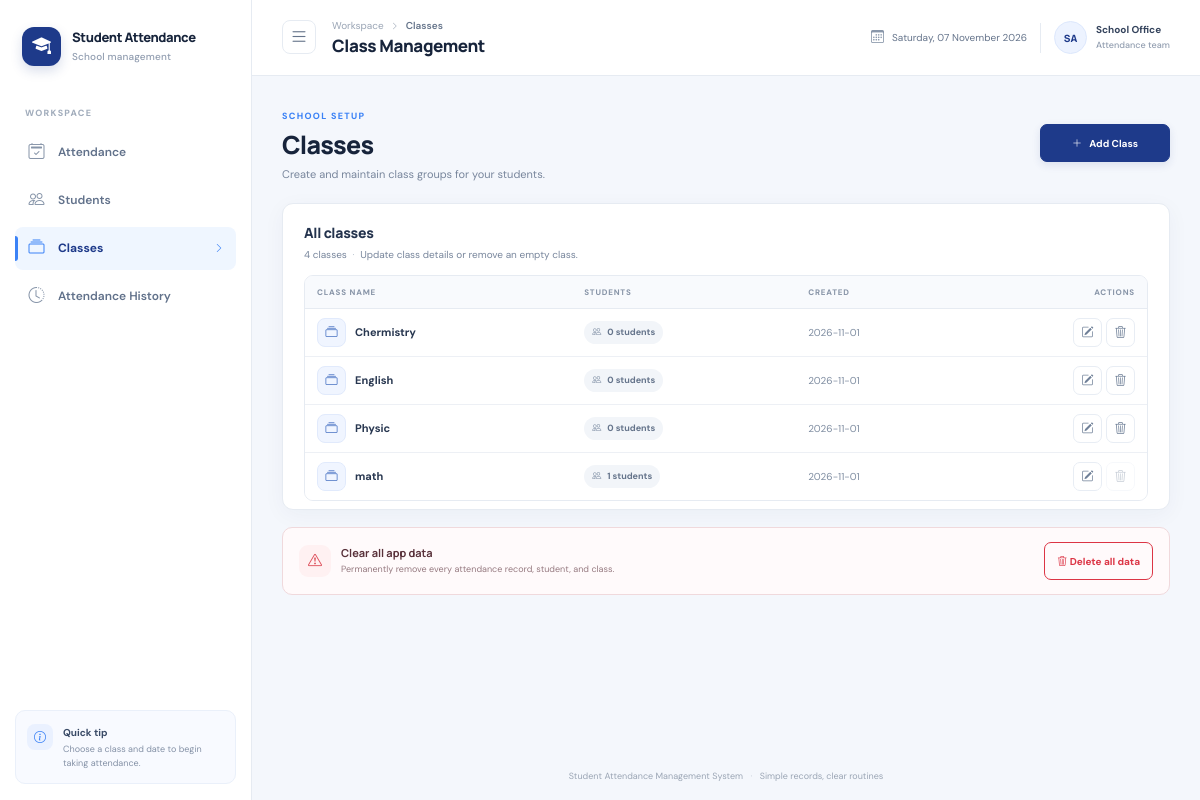
Page /classes on the committed database.
### tables this page shows
CREATE TABLE Classes (
    ClassID INTEGER PRIMARY KEY AUTOINCREMENT,
    ClassName TEXT NOT NULL UNIQUE CHECK (length(ClassName) <= 50),
    CreatedAt TEXT NOT NULL DEFAULT (datetime('now'))
);

### routes/classes.py (the view)
@classes_bp.get("/classes")
def index():
    classes = fetch_all("""SELECT c.ClassID, c.ClassName, c.CreatedAt,
        COUNT(s.StudentID) AS StudentCount FROM Classes c
        LEFT JOIN Students s ON s.ClassID=c.ClassID
        GROUP BY c.ClassID, c.ClassName, c.CreatedAt ORDER BY c.ClassName""")
    return render_template("classes.html", classes=classes)

### database.py (called while the page is built)
def _connect(path):
    connection = sqlite3.connect(path, timeout=10)
    connection.row_factory = sqlite3.Row
    connection.execute("PRAGMA foreign_keys = ON")
    return connection

@contextmanager
def get_connection():
    connection = _connect(current_app.config["DATABASE_PATH"])
    try:
        yield connection
        connection.commit()
    except Exception:
        connection.rollback()
        raise
    finally:
        connection.close()

def fetch_all(sql, params=()):
    if not isinstance(params, (tuple, list)):
        params = (params,)
    with get_connection() as connection:
        return [dict(row) for row in connection.execute(sql, params).fetchall()]

### templates/classes.html (shortened to what this page needs)
{% extends 'base.html' %}
{% block content %}
<section class="page-heading"><div><div class="eyebrow">SCHOOL SETUP</div><h2>Classes</h2><p>Create and maintain class groups for your students.</p></div><button class="btn btn-primary heading-action" data-bs-toggle="modal" data-bs-target="#class-modal"><i class="bi bi-plus-lg"></i> Add Class</button></section>
<section class="panel list-panel"><div class="section-heading"><div><h3>All classes</h3><p>{{ classes|length }} class{{ '' if classes|length == 1 else 'es' }} <span class="muted-dot">·</span> Update class details or remove an empty class.</p></div></div>
{% if classes %}<div class="table-responsive table-shell"><table class="table align-middle data-table"><thead><tr><th>CLASS NAME</th><th>STUDENTS</th><th>CREATED</th><th class="text-end">ACTIONS</th></tr></thead><tbody>{% for c in classes %}<tr><td><div class="class-cell"><span class="class-avatar"><i class="bi bi-collection"></i></span><strong>{{ c.ClassName }}</strong></div></td><td><span class="count-chip"><i class="bi bi-people"></i>{{ c.StudentCount }} students</span></td><td class="date-cell">{{ c.CreatedAt[:10] if c.CreatedAt else '—' }}</td><td class="text-end action-cell"><button class="row-action" type="button" data-bs-toggle="modal" data-bs-target="#class-modal" data-mode="edit" data-name="{{ c.ClassName }}" data-action="{{ url_for('classes.edit', class_id=c.ClassID) }}" title="Edit class" aria-label="Edit {{ c.ClassName }}"><i class="bi bi-pencil-square"></i></button><form class="inline-form" method="post" action="{{ url_for('classes.delete', class_id=c.ClassID) }}" data-confirm="Delete {{ c.ClassName }}? Only classes without students can be deleted."><button class="row-action danger-action" type="submit" {% if c.StudentCount %}disabled title="Remove the students first"{% else %}title="Delete class"{% endif %} aria-label="Delete {{ c.ClassName }}"><i class="bi bi-trash3"></i></button></form></td></tr>{% endfor %}</tbody></table></div>{% endif %}</section>
<section class="danger-zone"><div class="danger-zone-copy"><span class="danger-icon"><i class="bi bi-exclamation-triangle"></i></span><div><h3>Clear all app data</h3><p>Permanently remove every attendance record, student, and class.</p></div></div><button class="btn btn-outline-danger" type="button" data-bs-toggle="modal" data-bs-target="#delete-all-modal"><i class="bi bi-trash3"></i> Delete all data</button></section>
{% endblock %}

### templates/base.html (shortened to what this page needs)
<!doctype html>
<html lang="en">
<head>
  <link href="https://cdn.jsdelivr.net/npm/bootstrap@5.3.3/dist/css/bootstrap.min.css" rel="stylesheet">
  <link href="https://cdn.jsdelivr.net/npm/bootstrap-icons@1.11.3/font/bootstrap-icons.min.css" rel="stylesheet">
  <link href="{{ url_for('static', filename='css/style.css', v='7') }}" rel="stylesheet">
</head>
<body>
  <div class="app-shell">
    <aside class="app-sidebar" id="app-sidebar" aria-label="Primary navigation">
      <a href="{{ url_for('attendance.index') }}" class="sidebar-brand"><span class="brand-mark"><i class="bi bi-mortarboard-fill"></i></span><span class="brand-text">Student Attendance<small>School management</small></span></a>
      <div class="sidebar-label">WORKSPACE</div>
      <nav class="sidebar-nav">
        <a class="" href="{{ url_for('attendance.index') }}" title="Attendance"><i class="bi bi-calendar2-check"></i><span>Attendance</span></a>
        <a class="" href="{{ url_for('students.index') }}" title="Students"><i class="bi bi-people"></i><span>Students</span></a>
        <a class="{% if request.endpoint == 'classes.index' %}active{% endif %}" href="{{ url_for('classes.index') }}" title="Classes"><i class="bi bi-collection"></i><span>Classes</span>{% if request.endpoint == 'classes.index' %}<i class="bi bi-chevron-right active-arrow"></i>{% endif %}</a>
        <a class="" href="{{ url_for('attendance.history') }}" title="Attendance History"><i class="bi bi-clock-history"></i><span>Attendance History</span></a>
      </nav>
      <div class="sidebar-bottom"><div class="sidebar-tip-icon"><i class="bi bi-info-circle"></i></div><div class="sidebar-tip"><strong>Quick tip</strong><span>Choose a class and date to begin taking attendance.</span></div></div>
    </aside>
    <section class="app-main">
      <header class="topbar">
        <div class="topbar-left"><button class="sidebar-toggle" type="button" aria-label="Toggle sidebar" aria-expanded="false" aria-controls="app-sidebar"><i class="bi bi-list"></i></button><div class="page-context"><div class="breadcrumb-line"><span>Workspace</span><i class="bi bi-chevron-right"></i><strong>{% if request.endpoint == 'students.index' %}Students{% elif request.endpoint == 'classes.index' %}Classes{% elif request.endpoint == 'attendance.history' %}Attendance History{% else %}Attendance{% endif %}</strong></div><h1>{% if request.endpoint == 'students.index' %}Student Management{% elif request.endpoint == 'classes.index' %}Class Management{% elif request.endpoint == 'attendance.history' %}Attendance History{% else %}Student Attendance{% endif %}</h1></div></div>
        <div class="topbar-right"><div class="current-date"><i class="bi bi-calendar3"></i><span>{{ current_date }}</span></div><div class="profile-chip"><span class="profile-avatar">SA</span><span class="profile-name">School Office<small>Attendance team</small></span></div></div>
      </header>
      <main class="container-fluid page-content">
        {% block content %}{% endblock %}
      </main>
      <footer class="site-footer">Student Attendance Management System <span>·</span> Simple records, clear routines</footer>
    </section>
  </div>
</body>
</html>

### rows in the picture
Classes: ClassName "Chermistry", StudentCount "0", CreatedAt "2026-11-01"
Classes: ClassName "English", StudentCount "0", CreatedAt "2026-11-01"
Classes: ClassName "Physic", StudentCount "0", CreatedAt "2026-11-01"
Classes: ClassName "math", StudentCount "1", CreatedAt "2026-11-01"

### other values in the picture
{{ classes|length }} "4"
{{ '' if classes|length == 1 else 'es' }} "es"
